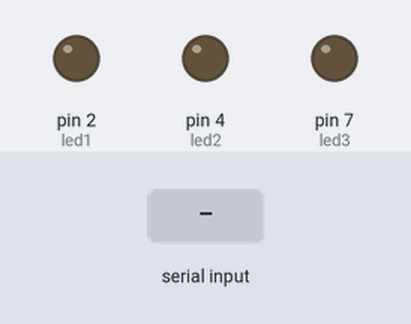
The sketch below on a simulated Arduino Uno, built with avr-gcc and run on an emulated ATmega328P. Parts: output pins drawn as LEDs (lit = HIGH). Dashed ring = blinking. The inputs (shaded band) are chosen by the test bench. The modem accepts every AT command (registered, SIM ready, sends succeed) and sends nothing else; what the sketch prints to the serial monitor is not drawn.

Above: at 2.2 s.
2.3 s: "BLINK1\n" received over Serial
At 2.38 s:
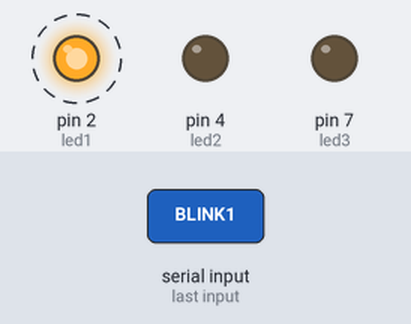
5.3 s: "BLINK2\n" received over Serial
At 6.0 s:
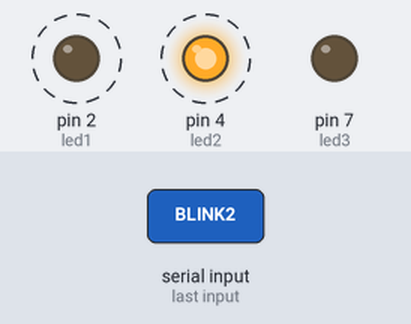
11.3 s: "SEND \n" received over Serial
Timing chart, 0 to 18.3 s (numbered marks = the images above; inputs shaded):
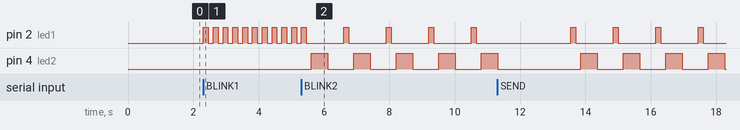

Measured:
- after the input at 2.3 s, pin 2 (led1): alternates HIGH for 0.15 s and LOW for 0.15 s, starting at once
- after the input at 5.3 s, pin 2 (led1): alternates HIGH for 0.15 s and LOW for 1.2 s, starting after 1.3 s; pin 4 (led2): alternates HIGH for 0.50 s and LOW for 0.80 s, starting after 0.31 s

The sketch:

sketch_may27a.ino
```cpp
#include <SoftwareSerial.h>

SoftwareSerial sim(10, 11);
int _timeout;
String _buffer;
String number = "+40744873419";
int led1 = 2;
int led2 = 4;
int led3 = 7;
int blinkCount1 = 0;
int blinkCount2 = 0;
int blinkCount3 = 0;
bool shouldBlink1 = false;
bool shouldBlink2 = false;
bool shouldBlink3 = false;

void setup() {
  pinMode(led1, OUTPUT);
  pinMode(led2, OUTPUT);
  pinMode(led3, OUTPUT);
  Serial.begin(9600);
  _buffer.reserve(50);
  Serial.println("Sistemul a pornit...");
  sim.begin(9600);
  delay(1000);
}

void loop() {
  if (Serial.available() > 0) {
    String command = Serial.readStringUntil('\n');
    handleCommand(command);
  }

  if (shouldBlink1 && blinkCount1 < 30) {
    digitalWrite(led1, HIGH);
    delay(150);
    digitalWrite(led1, LOW);
    delay(150);
    blinkCount1++;
  } else {
    shouldBlink1 = false;
    blinkCount1 = 0;
  }

  if (shouldBlink2 && blinkCount2 < 30) {
    digitalWrite(led2, HIGH);
    delay(500);
    digitalWrite(led2, LOW);
    delay(500);
    blinkCount2++;
  } else {
    shouldBlink2 = false;
    blinkCount2 = 0;
  }

  if (sim.available() > 0) {
    Serial.write(sim.read());
  }
}

void handleCommand(String command) {
  if (command.startsWith("SEND ")) {
    SendMessage(command.substring(5));
  } else if (command.startsWith("CALL")) {
    callNumber();
  } else if (command.startsWith("NUMBER ")) {
    number = command.substring(7);
  } else if (command.startsWith("BLINK1")) {
    shouldBlink1 = true;
  } else if (command.startsWith("BLINK2")) {
    shouldBlink2 = true;
  }
}

void SendMessage(String message) {
  Serial.println("Se trimite mesajul");
  sim.println("AT+CMGF=1");
  delay(200);
  sim.println("AT+CMGS=\"" + number + "\"\r");
  delay(200);
  sim.println(message);
  delay(100);
  sim.println((char)26);
  delay(200);
  _buffer = _readSerial();
}

String _readSerial() {
  _timeout = 0;
  while (!sim.available() && _timeout < 12000) {
    delay(13);
    _timeout++;
  }
  if (sim.available()) {
    return sim.readString();
  }
}

void callNumber() {
  sim.print(F("ATD"));
  sim.print(number);
  sim.print(F(";\r\n"));
  _buffer = _readSerial();
  Serial.println(_buffer);
}
```
